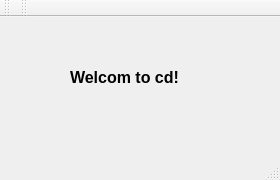
<?xml version="1.0" encoding="UTF-8"?>
<ui version="4.0">
 <class>MainWindow</class>
 <widget class="QMainWindow" name="MainWindow">
  <property name="geometry">
   <rect>
    <x>0</x>
    <y>0</y>
    <width>280</width>
    <height>180</height>
   </rect>
  </property>
  <property name="windowTitle">
   <string>MainWindow</string>
  </property>
  <widget class="QWidget" name="centralWidget">
   <widget class="QLabel" name="label">
    <property name="geometry">
     <rect>
      <x>70</x>
      <y>40</y>
      <width>121</width>
      <height>41</height>
     </rect>
    </property>
    <property name="font">
     <font>
      <pointsize>12</pointsize>
      <weight>75</weight>
      <bold>true</bold>
     </font>
    </property>
    <property name="text">
     <string>Welcom to cd!</string>
    </property>
   </widget>
  </widget>
  <widget class="QMenuBar" name="menuBar">
   <property name="geometry">
    <rect>
     <x>0</x>
     <y>0</y>
     <width>280</width>
     <height>23</height>
    </rect>
   </property>
  </widget>
  <widget class="QToolBar" name="mainToolBar">
   <attribute name="toolBarArea">
    <enum>TopToolBarArea</enum>
   </attribute>
   <attribute name="toolBarBreak">
    <bool>false</bool>
   </attribute>
  </widget>
  <widget class="QStatusBar" name="statusBar"/>
  <widget class="QToolBar" name="toolBar">
   <property name="windowTitle">
    <string>toolBar</string>
   </property>
   <attribute name="toolBarArea">
    <enum>TopToolBarArea</enum>
   </attribute>
   <attribute name="toolBarBreak">
    <bool>false</bool>
   </attribute>
  </widget>
 </widget>
 <layoutdefault spacing="6" margin="11"/>
 <resources/>
 <connections/>
</ui>
